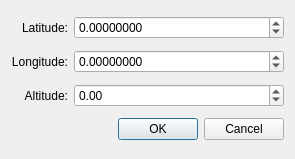
<?xml version="1.0" encoding="UTF-8"?>
<ui version="4.0">
 <class>homeEditor</class>
 <widget class="QDialog" name="homeEditor">
  <property name="geometry">
   <rect>
    <x>0</x>
    <y>0</y>
    <width>295</width>
    <height>159</height>
   </rect>
  </property>
  <property name="windowTitle">
   <string>Dialog</string>
  </property>
  <layout class="QGridLayout" name="gridLayout">
   <item row="0" column="0">
    <widget class="QLabel" name="label">
     <property name="text">
      <string>Latitude:</string>
     </property>
     <property name="alignment">
      <set>Qt::AlignRight|Qt::AlignTrailing|Qt::AlignVCenter</set>
     </property>
    </widget>
   </item>
   <item row="1" column="0">
    <widget class="QLabel" name="label_2">
     <property name="text">
      <string>Longitude:</string>
     </property>
     <property name="alignment">
      <set>Qt::AlignRight|Qt::AlignTrailing|Qt::AlignVCenter</set>
     </property>
    </widget>
   </item>
   <item row="2" column="0">
    <widget class="QLabel" name="label_3">
     <property name="text">
      <string>Altitude:</string>
     </property>
     <property name="alignment">
      <set>Qt::AlignRight|Qt::AlignTrailing|Qt::AlignVCenter</set>
     </property>
    </widget>
   </item>
   <item row="2" column="1">
    <widget class="QDoubleSpinBox" name="altitude">
     <property name="minimum">
      <double>-999999999.000000000000000</double>
     </property>
     <property name="maximum">
      <double>999999999.000000000000000</double>
     </property>
     <property name="singleStep">
      <double>0.100000000000000</double>
     </property>
    </widget>
   </item>
   <item row="1" column="1">
    <widget class="QDoubleSpinBox" name="longitude">
     <property name="decimals">
      <number>8</number>
     </property>
     <property name="minimum">
      <double>-999999999.000000000000000</double>
     </property>
     <property name="maximum">
      <double>999999999.000000000000000</double>
     </property>
     <property name="singleStep">
      <double>0.100000000000000</double>
     </property>
    </widget>
   </item>
   <item row="0" column="1">
    <widget class="QDoubleSpinBox" name="latitude">
     <property name="sizePolicy">
      <sizepolicy hsizetype="Minimum" vsizetype="Fixed">
       <horstretch>0</horstretch>
       <verstretch>0</verstretch>
      </sizepolicy>
     </property>
     <property name="baseSize">
      <size>
       <width>0</width>
       <height>0</height>
      </size>
     </property>
     <property name="decimals">
      <number>8</number>
     </property>
     <property name="minimum">
      <double>-999999999.000000000000000</double>
     </property>
     <property name="maximum">
      <double>999999999.000000000000000</double>
     </property>
     <property name="singleStep">
      <double>0.100000000000000</double>
     </property>
    </widget>
   </item>
   <item row="3" column="1">
    <widget class="QDialogButtonBox" name="buttonBox">
     <property name="orientation">
      <enum>Qt::Horizontal</enum>
     </property>
     <property name="standardButtons">
      <set>QDialogButtonBox::Cancel|QDialogButtonBox::Ok</set>
     </property>
    </widget>
   </item>
  </layout>
 </widget>
 <resources/>
 <connections>
  <connection>
   <sender>buttonBox</sender>
   <signal>accepted()</signal>
   <receiver>homeEditor</receiver>
   <slot>accept()</slot>
   <hints>
    <hint type="sourcelabel">
     <x>248</x>
     <y>254</y>
    </hint>
    <hint type="destinationlabel">
     <x>157</x>
     <y>274</y>
    </hint>
   </hints>
  </connection>
  <connection>
   <sender>buttonBox</sender>
   <signal>rejected()</signal>
   <receiver>homeEditor</receiver>
   <slot>reject()</slot>
   <hints>
    <hint type="sourcelabel">
     <x>316</x>
     <y>260</y>
    </hint>
    <hint type="destinationlabel">
     <x>286</x>
     <y>274</y>
    </hint>
   </hints>
  </connection>
 </connections>
</ui>
